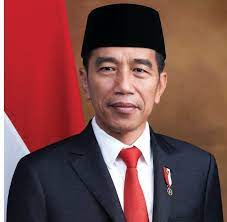
#> input picture BpkJk.jpg, 227 x 222 px
$ python detect_wajah.py
#> lines starting #> are read from the running program, lines starting #| are printed output that depends on the picture; after the words box and inside, x2 and y2 are one past the last pixel; in counts of white or black regions, pixels touching at a corner belong together
import cv2 #pemanggilan library
import webbrowser


img = cv2.imread('BpkJk.jpg') #untuk membaca file Foto
#> img is the input picture: shape (222, 227, 3); mean B, G, R 72.3, 74.4, 122

wajah = cv2.CascadeClassifier('face-detect.xml') #untuk melakukan load XML untuk medeteksi wajah


gray = cv2.cvtColor(img, cv2.COLOR_BGR2GRAY) #menterjemahkan foto dalam bntuk gray
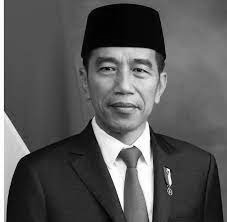
#> gray: shape (222, 227); min 0, max 255, mean 88.4

wajah = wajah.detectMultiScale(gray, 1.3, 5) #untuk mendetek gray yang ada difotonya
#> wajah = [[79, 35, 89, 89]]
for (x,y,w,h) in wajah: #perulangan For untuk pembacaan atau perulangan pada foto, pada sumbuh x,y,w,h
    cv2.rectangle(img, (x,y), (x+w, y+h), (0,255,0), 2) #untuk mendeteksi gray pada sumbuh x,y

    cv_warna = img[y:y+h, x:x+w]
    cv_gray = gray[y:y+h, x:x+w]
#> this loop made 1 pass
#> pass 1, `cv_warna = img[y:y+h, x:x+w]`:
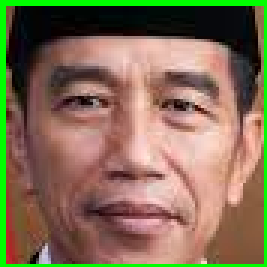
#> cv_warna: shape (89, 89, 3) (shown 3 times larger); mean B, G, R 85.5, 111.2, 131
#> pass 1, `cv_gray = gray[y:y+h, x:x+w]`:
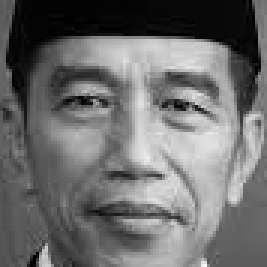
#> cv_gray: shape (89, 89) (shown 3 times larger); min 0, max 249, mean 109.2
#> after the loop:
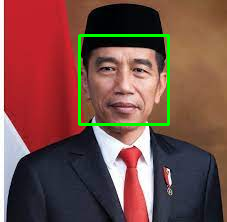
#> img: shape (222, 227, 3); 2.11% of pixels changed, all inside (x1, y1, x2, y2) = (78, 34, 170, 126)


cv2.imshow('Foto Deteksi Wajah', img) #untuk memunculkan foto yang kita baca tadi

result=cv2.imwrite('static/foto.jpg', img)
if result==True:
  print('File saved successfully')
else:
  print('Error in saving file')

cv2.waitKey(0) #tidak ada jeda, langsung dimunculkan
webbrowser.open("index.html")
cv2.destroyAllWindows() #setelah integrasi diatas berhasil,deteksinya dijalankan
